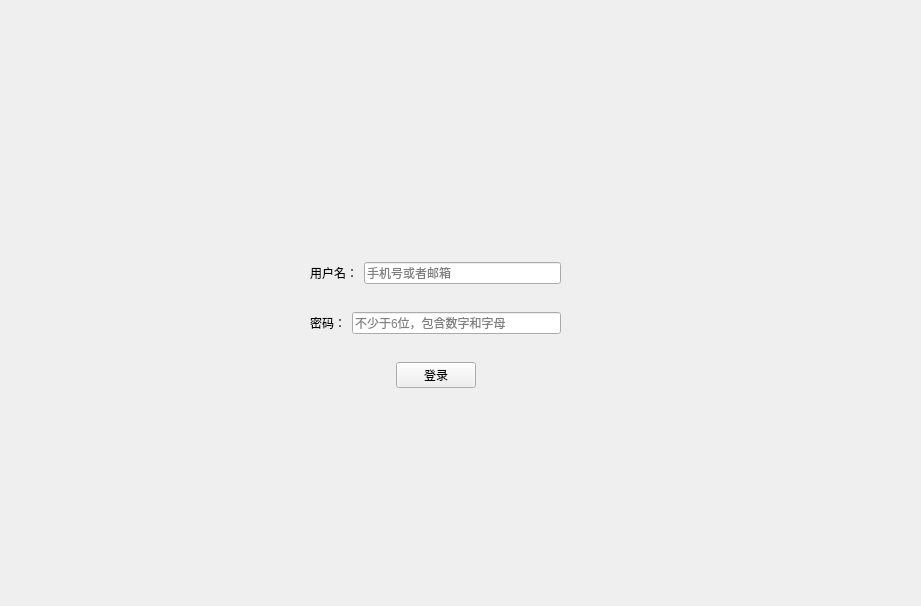
<?xml version="1.0" encoding="UTF-8"?>
<ui version="4.0">
 <class>Login</class>
 <widget class="QWidget" name="Login">
  <property name="geometry">
   <rect>
    <x>0</x>
    <y>0</y>
    <width>921</width>
    <height>606</height>
   </rect>
  </property>
  <property name="windowTitle">
   <string>Login</string>
  </property>
  <widget class="QWidget" name="verticalLayoutWidget">
   <property name="geometry">
    <rect>
     <x>310</x>
     <y>240</y>
     <width>251</width>
     <height>171</height>
    </rect>
   </property>
   <layout class="QVBoxLayout" name="verticalLayout">
    <item>
     <layout class="QHBoxLayout" name="horizontalLayout">
      <item>
       <widget class="QLabel" name="label">
        <property name="text">
         <string>用户名：</string>
        </property>
       </widget>
      </item>
      <item>
       <widget class="QLineEdit" name="usernameEdit">
        <property name="placeholderText">
         <string>手机号或者邮箱</string>
        </property>
       </widget>
      </item>
     </layout>
    </item>
    <item>
     <layout class="QHBoxLayout" name="horizontalLayout_2">
      <item>
       <widget class="QLabel" name="label_2">
        <property name="text">
         <string>密码：</string>
        </property>
       </widget>
      </item>
      <item>
       <widget class="QLineEdit" name="passwordEdit">
        <property name="echoMode">
         <enum>QLineEdit::Password</enum>
        </property>
        <property name="placeholderText">
         <string>不少于6位，包含数字和字母</string>
        </property>
       </widget>
      </item>
     </layout>
    </item>
    <item>
     <layout class="QHBoxLayout" name="horizontalLayout_3">
      <item>
       <spacer name="horizontalSpacer">
        <property name="orientation">
         <enum>Qt::Horizontal</enum>
        </property>
        <property name="sizeHint" stdset="0">
         <size>
          <width>40</width>
          <height>20</height>
         </size>
        </property>
       </spacer>
      </item>
      <item>
       <widget class="QPushButton" name="login">
        <property name="sizePolicy">
         <sizepolicy hsizetype="Fixed" vsizetype="Fixed">
          <horstretch>0</horstretch>
          <verstretch>0</verstretch>
         </sizepolicy>
        </property>
        <property name="layoutDirection">
         <enum>Qt::LeftToRight</enum>
        </property>
        <property name="text">
         <string>登录</string>
        </property>
       </widget>
      </item>
      <item>
       <spacer name="horizontalSpacer_2">
        <property name="orientation">
         <enum>Qt::Horizontal</enum>
        </property>
        <property name="sizeHint" stdset="0">
         <size>
          <width>40</width>
          <height>20</height>
         </size>
        </property>
       </spacer>
      </item>
     </layout>
    </item>
   </layout>
  </widget>
 </widget>
 <resources/>
 <connections/>
</ui>
